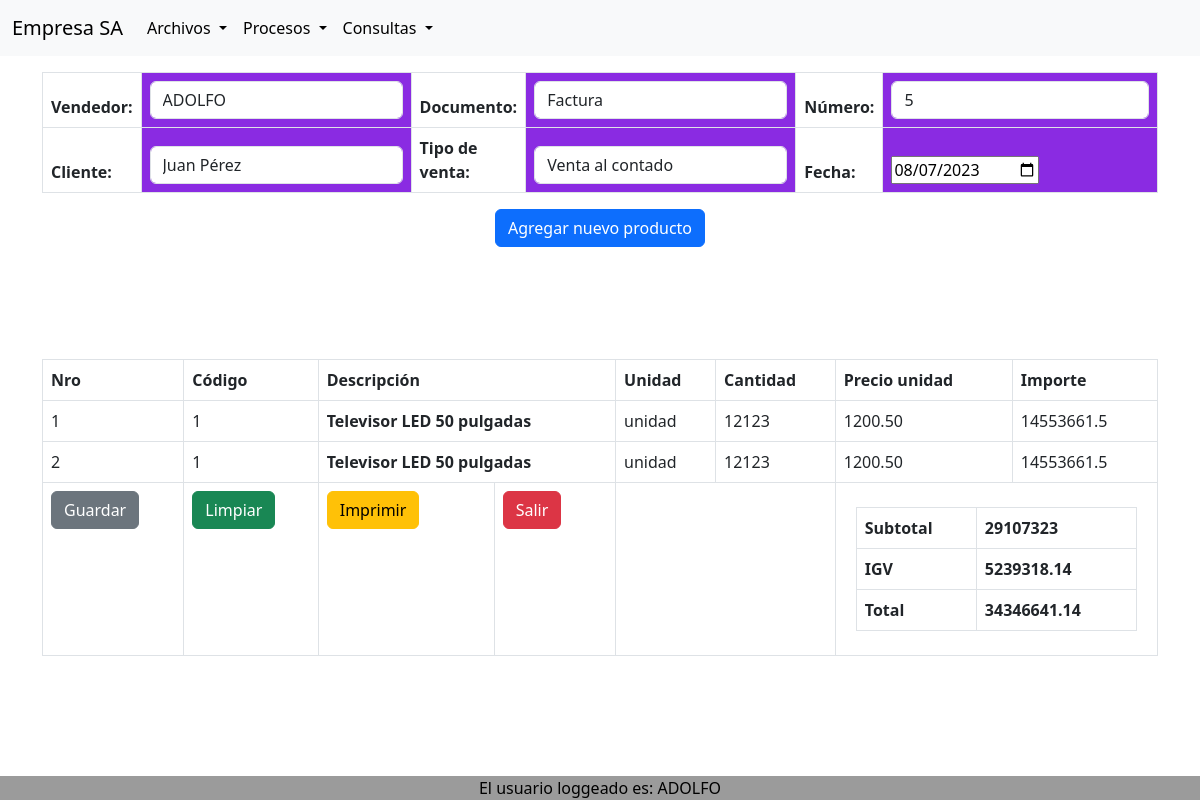
The page /vender_productos.php (signed in) on the database its author committed.
### tables this page shows
CREATE TABLE `documento` (
  `id` int(11) NOT NULL,
  `nombre` varchar(50) NOT NULL,
  `numero_actual` int(11) DEFAULT NULL
);

CREATE TABLE `temp` (
  `numero` int(11) NOT NULL,
  `id_producto` int(11) DEFAULT NULL,
  `cantidad` int(11) DEFAULT NULL
);

CREATE TABLE `producto` (
  `id` int(11) NOT NULL,
  `nombre_producto` varchar(50) NOT NULL,
  `unidad_medida` varchar(15) NOT NULL,
  `stock` int(11) NOT NULL,
  `descripcion` varchar(256) DEFAULT NULL,
  `precio_unidad` decimal(10,2) NOT NULL,
  `costo_unidad` decimal(10,2) NOT NULL,
  `id_linea` int(11) DEFAULT NULL
);

### vender_productos.php (the view, shortened to what this page needs)
<?php include('header.php'); ?>
</head>
<body>
  <?php
  $conexion = connect_db();
  ?>
  <form action="venta_realizar.php" method="POST">
    <div class="container mt-3">
      <table class="table table-bordered">
        <thead>
          <tr>
            <th><label for="vendedor">Vendedor:</label></th>
            <th class="w-25" style="background-color: blueviolet; color: black;">
              <div class="form-group">
                <input type="text" class="form-control" id="nombre_sesion" name="nombre_sesion"
                  value="<?php echo $_SESSION['nombre']; ?>" readonly>
              </div>
            </th>
            <th><label for="documento">Documento:</label></th>
            <th class="w-25" style="background-color: blueviolet; color: black;">
              <div class="form-group">
                <select class="form-control" name="documento" id="documento">
                  <?php
                  $query_documentos = "SELECT * FROM documento";
                  $result_documentos = mysqli_query($conexion, $query_documentos);
                  while ($row_documento = mysqli_fetch_array($result_documentos)) {
                    $nombre_documento = $row_documento['nombre'];
                    echo "<option value='$nombre_documento'>$nombre_documento</option>";
                  }
                  ?>
                </select>
              </div>
            </th>
            <th><label for="numero">Número:</label></th>
            <th class="w-25" style="background-color: blueviolet; color: black;">
              <div class="form-group">
                <?php
                $query_numero_actual = "SELECT numero_actual FROM documento WHERE id = 1";
                $result_numero_actual = mysqli_query($conexion, $query_numero_actual);
                $row_numero_actual = mysqli_fetch_array($result_numero_actual);
                $numero_actual = $row_numero_actual['numero_actual'];
                echo "<input type='number' class='form-control' name='numero_actual' id='numero_actual' value='$numero_actual' readonly>";
                ?>
              </div>
            </th>
          </tr>
          <tr>
            <th><label for="cliente">Cliente:</label></th>
            <th class="w-25" style="background-color: blueviolet; color: black;">
              <div class="form-group">
                <select class="form-control" name="cliente" id="cliente">
                  <?php
                  $query_clientes = "SELECT * FROM cliente";
                  $result_clientes = mysqli_query($conexion, $query_clientes);
                  while ($row_cliente = mysqli_fetch_array($result_clientes)) {
                    $nombre_cliente = $row_cliente['nombre'];
                    echo "<option value='$nombre_cliente'>$nombre_cliente</option>";
                  }
                  ?>
                </select>
              </div>
            </th>
            <th><label for="tipo_venta">Tipo de venta:</label></th>
            <th class="w-25" style="background-color: blueviolet; color: black;">
              <div class="form-group">
                <select class="form-control" name="tipo_venta" id="tipo_venta">
                  <option value='contado'>Venta al contado</option>
                </select>
              </div>
            </th>
            <th><label for="fecha">Fecha:</label></th>
            <th class="border-bottom" class="w-25" style="background-color: blueviolet; color: black;">
              <input type="date" name="fecha" id="fecha" value="<?php echo date("Y-m-d"); ?>">
            </th>
          </tr>
        </thead>
      </table>
    </div>
    <div class="container mt-3 text-center">
      <div class="row">
        <div class="col-4 offset-4">
          <button type="button" class="btn btn-primary" data-bs-toggle="modal" data-bs-target="#ComprarProducto">
            Agregar nuevo producto
          </button>
        </div>
      </div>
    </div>
    <br><br><br><br>
    <div class="container mt-3" id="contentToPrint">
      <table class="table table-bordered">
        <thead>
          <tr>
            <th>Nro</th>
            <th>Código</th>
            <th colspan="2">Descripción</th>
            <th>Unidad</th>
            <th>Cantidad</th>
            <th>Precio unidad</th>
            <th>Importe</th>
          </tr>
        </thead>
        <tbody>
          <?php
          $conexion = connect_db();
          $query = "SELECT temp.numero, producto.id AS codigo, producto.nombre_producto AS descripcion, producto.unidad_medida AS unidad, temp.cantidad, producto.precio_unidad AS precio
          FROM temp
          INNER JOIN producto ON temp.id_producto = producto.id";
          $result = mysqli_query($conexion, $query);
          $contador = 1;
          $total = 0;
          while ($row = mysqli_fetch_array($result)) {
            $codigo = $row['codigo'];
            $descripcion = $row['descripcion'];
            $unidad = $row['unidad'];
            $cantidad = $row['cantidad'];
            $precio = $row['precio'];
            $importe = $cantidad * $precio;
            echo "<tr>";
            echo "<td>$contador</td>";
            echo "<td>$codigo</td>";
            echo "<th colspan='2'>$descripcion</th>";
            echo "<td>$unidad</td>";
            echo "<td>$cantidad</td>";
            echo "<td>$precio</td>";
            echo "<td>$importe</td>";
            echo "</tr>";
            $total = $total + $importe;
            $contador++;
          }
          ?>
        </tbody>
        <tfooter>
          <td><button type="submit" class="btn btn-secondary hide-on-print" name="boton" value="1">Guardar</button></td>
          <td><button type="submit" class="btn btn-success hide-on-print" name="boton" value="2">Limpiar</button></td>
          <td><button type="submit" class="btn btn-warning hide-on-print" name="boton" value="3"onclick="imprimirYDescargar()">Imprimir</button></td>
          <td><button type="submit" class="btn btn-danger hide-on-print" name="boton" value="4">Salir</button></td>
          <th colspan="2"></th>
          <th colspan="2">
            <div class="container mt-3">
              <table class="table table-bordered">
                <tbody>
                  <tr>
                    <td>Subtotal</td>
                    <td>
                      <?php echo $total ?>
                    </td>
                  </tr>
                  <tr>
                    <td>IGV</td>
                    <td>
                      <?php echo $total * 18 / 100 ?>
                    </td>
                  </tr>
                  <tr>
                    <td>Total</td>
                    <td>
                      <?php echo $total * 118 / 100 ?>
                    </td>
                  </tr>
                </tbody>
              </table>
            </div>
          </th>
        </tfooter>
      </table>
    </div>
  </form>
  <?php include('footer.php'); ?>
</body>
</html>

### rows shown on the page
documento: numero_actual "5"
temp: id_producto "1", id_producto.nombre_producto "Televisor LED 50 pulgadas", id_producto.unidad_medida "unidad", cantidad "12123", id_producto.precio_unidad "1200.50", cantidad.precio_unidad "14553661.5"
temp: id_producto "1", id_producto.nombre_producto "Televisor LED 50 pulgadas", id_producto.unidad_medida "unidad", cantidad "12123", id_producto.precio_unidad "1200.50", cantidad.precio_unidad "14553661.5"

### other values the page prints
$total "29107323"
$total * 18 / 100 "5239318.14"
$total * 118 / 100 "34346641.14"
$_SESSION["nombre"] "ADOLFO"
form field documento "Factura"
form field cliente "Juan Pérez"
